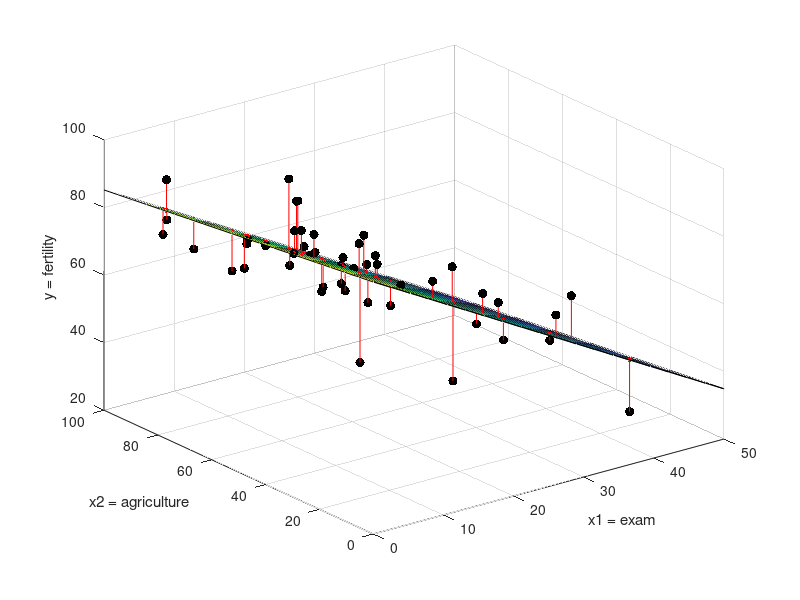

The MATLAB script that drew this image:
data=[80.2	17	15	12	9.96	22.2
83.1	45.1	6	9	84.84	22.2
92.5	39.7	5	5	93.4	20.2
85.8	36.5	12	7	33.77	20.3
76.9	43.5	17	15	5.16	20.6
76.1	35.3	9	7	90.57	26.6
83.8	70.2	16	7	92.85	23.6
92.4	67.8	14	8	97.16	24.9
82.4	53.3	12	7	97.67	21
82.9	45.2	16	13	91.38	24.4
87.1	64.5	14	6	98.61	24.5
64.1	62	21	12	8.52	16.5
66.9	67.5	14	7	2.27	19.1
68.9	60.7	19	12	4.43	22.7
61.7	69.3	22	5	2.82	18.7
68.3	72.6	18	2	24.2	21.2
71.7	34	17	8	3.3	20
55.7	19.4	26	28	12.11	20.2
54.3	15.2	31	20	2.15	10.8
65.1	73	19	9	2.84	20
65.5	59.8	22	10	5.23	18
65	55.1	14	3	4.52	22.4
56.6	50.9	22	12	15.14	16.7
57.4	54.1	20	6	4.2	15.3
72.5	71.2	12	1	2.4	21
74.2	58.1	14	8	5.23	23.8
72	63.5	6	3	2.56	18
60.5	60.8	16	10	7.72	16.3
58.3	26.8	25	19	18.46	20.9
65.4	49.5	15	8	6.1	22.5
75.5	85.9	3	2	99.71	15.1
69.3	84.9	7	6	99.68	19.8
77.3	89.7	5	2	100	18.3
70.5	78.2	12	6	98.96	19.4
79.4	64.9	7	3	98.22	20.2
65	75.9	9	9	99.06	17.8
92.2	84.6	3	3	99.46	16.3
79.3	63.1	13	13	96.83	18.1
70.4	38.4	26	12	5.62	20.3
65.7	7.7	29	11	13.79	20.5
72.7	16.7	22	13	11.22	18.9
64.4	17.6	35	32	16.92	23
77.6	37.6	15	7	4.97	20
67.6	18.7	25	7	8.65	19.5
35	1.2	37	53	42.34	18
44.7	46.6	16	29	50.43	18.2
42.8	27.7	22	29	58.33	19.3
];

y = data(:,1);
x1 = data(:,3);
x2 = data(:,2);

clf
plot3(x1,x2,y,'k.','markersize',20);
grid on
hold on
xlabel('x1 = exam');
ylabel('x2 = agriculture');
zlabel('y = fertility');

% part two: regression plane
pause

n = size(data,1);
X = [ones(n,1) x1 x2];
b = inv(X'*X)*X'*y

h = 20;
x1val = linspace(0,50,h);
x2val = linspace(0,100,h);
[x1mesh,x2mesh] = meshgrid(x1val,x2val);
x1mesh = reshape(x1mesh,h*h,1);
x2mesh = reshape(x2mesh,h*h,1);
Xmesh = [ones(h*h,1), x1mesh, x2mesh];

yfitmesh = Xmesh*b;
yfitmesh = reshape(yfitmesh,h,h);
surf(x1val,x2val,yfitmesh);

% part three: residuals
pause

yfitdata = X*b;
residual = y-yfitdata;
plot3(x1,x2,yfitdata,'r.','markersize',10);
for i=1:length(residual)
    plot3([x1(i) x1(i)], [x2(i) x2(i)], [yfitdata(i) y(i)], 'r-');
end
